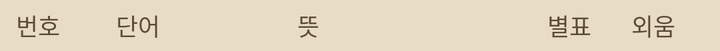
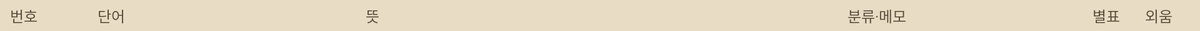

One screen, two layout resources from the same app: the default and the repository's alternative for another configuration. Each is rendered where Android would select it; the XML of both is given below.
<!-- AndroidManifest.xml: application theme Theme.ToeicApp -->
<!-- res/layout/include_word_header.xml -->
<?xml version="1.0" encoding="utf-8"?>
<LinearLayout xmlns:android="http://schemas.android.com/apk/res/android"
    android:layout_width="match_parent"
    android:layout_height="wrap_content"
    android:background="@color/word_header"
    android:orientation="horizontal"
    android:paddingStart="8dp"
    android:paddingTop="4dp"
    android:paddingEnd="8dp"
    android:paddingBottom="4dp">

    <TextView
        style="@style/ToeicWordHeader"
        android:layout_width="44dp"
        android:text="@string/column_number" />

    <TextView
        style="@style/ToeicWordHeader"
        android:layout_width="0dp"
        android:layout_marginStart="6dp"
        android:layout_weight="1"
        android:text="@string/column_word" />

    <TextView
        android:id="@+id/meaningHeader"
        style="@style/ToeicWordHeader"
        android:layout_width="0dp"
        android:layout_marginStart="6dp"
        android:layout_weight="1.4"
        android:text="@string/column_meaning" />

    <TextView
        style="@style/ToeicWordHeader"
        android:layout_width="36dp"
        android:layout_marginStart="6dp"
        android:text="@string/column_star" />

    <TextView
        style="@style/ToeicWordHeader"
        android:layout_width="36dp"
        android:layout_marginStart="6dp"
        android:text="@string/column_memorized" />
</LinearLayout>
<!-- resources referenced by this layout -->
<resources>
  <color name="word_header">#E8DCC4</color>
  <string name="column_meaning">뜻</string>
  <string name="column_memorized">외움</string>
  <string name="column_number">번호</string>
  <string name="column_star">별표</string>
  <string name="column_word">단어</string>
  <style name="ToeicWordHeader">
          <item name="android:layout_height">wrap_content</item>
          <item name="android:textColor">@color/word_header_text</item>
          <item name="android:textSize">12sp</item>
          <item name="android:maxLines">1</item>
      </style>
  <style name="Theme.ToeicApp" parent="Theme.AppCompat.Light.NoActionBar">
          <item name="android:windowBackground">@color/page_background</item>
          <item name="colorPrimary">@color/primary</item>
          <item name="colorAccent">@color/primary</item>
      </style>
  <color name="word_header_text">#5A4A3A</color>
  <color name="page_background">#FF1C130C</color>
  <color name="primary">#7A4F2C</color>
</resources>
<!-- res/layout-w700dp/include_word_header.xml (the repository's variant of the layout above) -->
<!-- drawn on a 7-inch tablet turned sideways -->
<?xml version="1.0" encoding="utf-8"?>
<LinearLayout xmlns:android="http://schemas.android.com/apk/res/android"
    android:layout_width="match_parent"
    android:layout_height="wrap_content"
    android:background="@color/word_header"
    android:orientation="horizontal"
    android:paddingStart="8dp"
    android:paddingTop="4dp"
    android:paddingEnd="8dp"
    android:paddingBottom="4dp">

    <TextView
        style="@style/ToeicWordHeader"
        android:layout_width="64dp"
        android:text="@string/column_number" />

    <TextView
        style="@style/ToeicWordHeader"
        android:layout_width="0dp"
        android:layout_marginStart="6dp"
        android:layout_weight="1.1"
        android:text="@string/column_word" />

    <TextView
        android:id="@+id/meaningHeader"
        style="@style/ToeicWordHeader"
        android:layout_width="0dp"
        android:layout_marginStart="6dp"
        android:layout_weight="2"
        android:text="@string/column_meaning" />

    <TextView
        style="@style/ToeicWordHeader"
        android:layout_width="0dp"
        android:layout_marginStart="6dp"
        android:layout_weight="1"
        android:text="@string/column_note" />

    <TextView
        style="@style/ToeicWordHeader"
        android:layout_width="36dp"
        android:layout_marginStart="6dp"
        android:text="@string/column_star" />

    <TextView
        style="@style/ToeicWordHeader"
        android:layout_width="36dp"
        android:layout_marginStart="6dp"
        android:text="@string/column_memorized" />
</LinearLayout>
<!-- resources referenced by the variant -->
<!-- as a 7-inch tablet turned sideways resolves them -->
<resources>
  <color name="word_header">#E8DCC4</color>
  <string name="column_meaning">뜻</string>
  <string name="column_memorized">외움</string>
  <string name="column_note">분류·메모</string>
  <string name="column_number">번호</string>
  <string name="column_star">별표</string>
  <string name="column_word">단어</string>
  <style name="ToeicWordHeader">
          <item name="android:layout_height">wrap_content</item>
          <item name="android:textColor">@color/word_header_text</item>
          <item name="android:textSize">12sp</item>
          <item name="android:maxLines">1</item>
      </style>
  <style name="Theme.ToeicApp" parent="Theme.AppCompat.Light.NoActionBar">
          <item name="android:windowBackground">@color/page_background</item>
          <item name="colorPrimary">@color/primary</item>
          <item name="colorAccent">@color/primary</item>
      </style>
  <color name="word_header_text">#5A4A3A</color>
  <color name="page_background">#FF1C130C</color>
  <color name="primary">#7A4F2C</color>
</resources>
